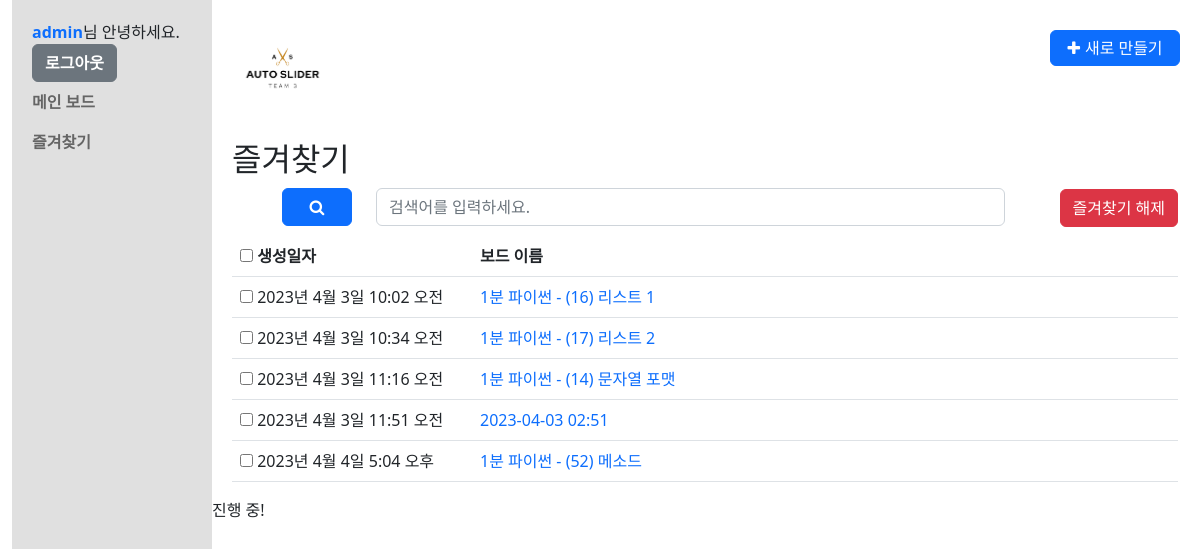
The app's page /favorite/ (signed in) with its own data.
### common/models.py (models this page shows, shortened)
class CustomUser(AbstractUser):
    nickname = models.CharField(max_length=20, default='')
    phone_regex = RegexValidator(regex=r'^01([0|1|6|7|8|9])-?([0-9]{3,4})-?([0-9]{4})$') # 정규식 011-123-4567 혹은 010-1234-5678 기준
    phone = models.CharField(validators=[phone_regex], max_length=13, unique=True, verbose_name='phone', null=False, blank=False) # 010-1234-5678 기준 갯수
    USERNAME_FIELD = 'username'
    REQUIRED_FIELDS = ['phone', 'nickname', 'email']
    first_name = None
    last_name = None

### boards/models.py (models this page shows, shortened)
class Board(models.Model):
    input_type_choices = [
        ('input_text', '텍스트 요약'),
        ('input_youtube', 'Youtube 영상 링크 입력'),
        ('input_video', '영상 파일 업로드')
    ]
    title = models.TextField(blank=True)
    input_type = models.TextField(choices=input_type_choices, null=True)
    input_text = models.TextField(blank=True, null=True)
    input_youtube = models.TextField(blank=True, null=True)
    input_video = models.FileField(upload_to='videos/', blank=True, null=True)
    total_text = models.TextField(blank=True, null=True)
    summary_text = models.TextField(blank=True, null=True)
    timeline_text = models.TextField(blank=True, null=True)
    note = models.TextField(blank=True, null=True)
    user_id = models.ForeignKey(CustomUser, on_delete=models.CASCADE)
    favorite = models.BooleanField(default=False)
    created_at = models.DateTimeField(auto_now_add=True)
    updated_at = models.DateTimeField(auto_now=True)

### boards/views.py (the view, shortened to what this page needs)
# urls.py: path('favorite/', views.FavoriteBoardListView.as_view(), name='favorite_board_list'),
class FavoriteBoardListView(BoardListView):
    def get_queryset(self):
        queryset = super().get_queryset().filter(favorite=True)
        query = self.request.GET.get('q')
        if query:
            queryset = queryset.filter(
                Q(title__icontains=query) | Q(note__icontains=query) | Q(total_text__icontains=query) | Q(summary_text__icontains=query)
            )
        return queryset
    def get_context_data(self, **kwargs):
        context = super().get_context_data(**kwargs)
        context['favorite_board_list'] = self.get_queryset()
        return context

### boards/views.py (called while the page is built)
    def get_queryset(self):
        query = self.request.GET.get('q')
        if query:
            return Board.objects.filter(
                Q(title__icontains=query) | Q(note__icontains=query) | Q(total_text__icontains=query) | Q(summary_text__icontains=query),
                user_id=self.request.user.id
            )
        else:
            return Board.objects.filter(user_id=self.request.user.id)

    def get_context_data(self, **kwargs):
        context = super().get_context_data(**kwargs)
        context['board_list'] = self.get_queryset()
        return context

### templates/boards/board_list.html (shortened to what this page needs)
{% extends "base.html" %}
{% block content %}
{% load static %}
{% include "navbar.html" %}
<section class="board_list container-fluid">
  {% if  request.resolver_match.url_name == 'board_list' %}
  <h2>메인 보드</h2>
  <div class="searchSection">
    <form id="search_board_list" method="get" action="{% url 'boards:board_list' %}">
      <div class="form-group row">
        <div class="col btnarea">
          <button type="submit" form="search_board_list" class="btn btn-primary"><strong class="fa fa-search"><span class="modal hide">검색</span></strong></button>
        </div>
        <div class="col searcharea">
            <input type="text" name="q" class="form-control" placeholder="검색어를 입력하세요." value="{{ q }}">
        </div>
      </div>
    </form>
  </div>
  <div class="list_result">
    {% if board_list %}
    <form method="POST" id="user_board_list" action="{% url 'boards:board_list' %}">
      {% csrf_token %}
      {% include "form_errors.html" %}
      <div class="table-responsive">
        <table class="table table-hover">
          <thead>
            <tr>
              <th>
                <input type="checkbox" id="boards_all" name="board_ids" value="{{ board_list.all.0.id }}-{{ board_list.all.last.id }}">
                <label for="boards_all"><strong>생성일자</strong></label>
              </th>
              <th>
                <strong>보드 이름</strong>
              </th>
            </tr>
          </thead>
          <tbody>
          {% for board in board_list %}
            <tr>
              <td>
                <input type="checkbox" id="{{ board.id }}" name="board_ids" value="{{ board.id }}">
                <label for="{{ board.id }}">{{ board.created_at }}</label>
              </td>
              <td>
                <p class="board_tit"><a href="{% url 'boards:board_detail' board.id %}">{{ board.title }}</a></p>
              </td>
            </tr>
          {% endfor %}
          </tbody>
        </table>
      </div>
      <p class="btnarea"><button type="submit" form="user_board_list" class="btn btn-danger">삭제하기</button></p>
    </form>
    {% else %}
    <p class="no_result">목록이 존재하지 않습니다.</p>
    {% endif %}
  </div>
  {% elif request.resolver_match.url_name == 'favorite_board_list' %}
  <h2>즐겨찾기</h2>
  <div class="searchSection">
    <form id="search_fav_list" method="GET" action="{% url 'boards:favorite_board_list' %}">
      <div class="form-group row">
        <div class="col btnarea">
          <button type="submit" form="search_fav_list" class="btn btn-primary"><strong class="fa fa-search"><span class="modal hide">검색</span></strong></button>
        </div>
        <div class="col searcharea">
            <input type="text" name="q" class="form-control" placeholder="검색어를 입력하세요." value="{{ q }}">
        </div>
      </div>
    </form>
  </div>
  <div class="list_result">
    {% if favorite_board_list %}
    <form method="POST" id="user_fav_list" action="{% url 'boards:favorite_board_list' %}">
      <div class="table-responsive">
        <table class="table table-hover">
          <thead>
            <tr>
              <th>
                <input type="checkbox" id="boards_fav_all" name="board_fav_ids" value="{{ favorite_board_list.all.0.id }}-{{ favorite_board_list.all.last.id }}">
                <label for="boards_fav_all"><strong>생성일자</strong></label>
              </th>
              <th>
                <strong>보드 이름</strong>
              </th>
            </tr>
          </thead>
          <tbody>
          {% for board_fav in favorite_board_list %}
            <tr>
              <td>
                <input type="checkbox" id="{{ board_fav.id }}" name="board_fav_ids" value="{{ board_fav.id }}">
                <label for="{{ board_fav.id }}">{{ board_fav.created_at }}</label>
              </td>
              <td>
                <p class="board_tit"><a href="{% url 'boards:board_detail' board_fav.id %}">{{ board_fav.title }}</a></p>
              </td>
            </tr>
          {% endfor %}
          </tbody>
        </table>
      </div>
      <p class="btnarea"><button type="submit" form="user_fav_list" class="btn btn-danger">즐겨찾기 해제</button></p>
    </form>
    {% else %}
    <p class="no_result">목록이 존재하지 않습니다.</p>
    {% endif %}
  </div>
  {% endif %}
</section>
<div class="loading-container">
  <div id="loading-text">진행 중!</div>
</div>
{% endblock %}

### templates/navbar.html
{% load static %}
<header class="header">
  <h1 class="logo"><img src="{% static 'img/autoslider_logo.png' %}" alt="logo"></h1>
  <ul class="btnarea">
    {% if request.resolver_match.url_name is None or request.resolver_match.url_name == 'board_list' or request.resolver_match.url_name == 'favorite_board_list' %}
      <li><button id="newBoardBtn" class="btn btn-primary"><strong class="fa fa-plus" data-toggle="modal" data-target="newBoardModal"><span>새로 만들기</span></strong></button></li>
    {% endif %}
  </ul>
</header>
<nav class="navigation navbar navbar-nav">
    <ul class="navbar-nav">
      <li class="nav-item"><a href="{% url 'common:profile' %}">{{ user.nickname }}</a>님 안녕하세요.</li>
      <li class="nav-item"><a href="{% url 'common:logout' %}" class="btn btn-secondary">로그아웃</a></li>
      <li class="nav-item"><a href="{% url 'boards:board_list' %}" class="nav-link" >메인 보드</a></li>
      <li class="nav-item"><a href="{% url 'boards:favorite_board_list' %}" class="nav-link" >즐겨찾기</a></li>
    </ul>
</nav>

### static/css/style.css (style rules this page uses)
html, body, h1, h2, h3, h4, h5, h6, dl, dt, dd, ol, ul, li, div, p, strong, span { margin: 0; padding: 0; list-style: none; }
html, body { position: relative; width: 100%; height: 100%; }
a { text-decoration: none; }
table { border-collapse: collapse; border-spacing: 0; }
.header { height: 140px; padding: 20px 0; margin: 0 0 -140px 220px; }
.header .logo { width: 100px; }
.header .logo img { display: block; width: 100%; }
.header .btnarea { position: absolute; top: 30px; right: 20px; }
.header .btnarea #newBoardBtn { padding: 5px; width: 130px; }
.header #newBoardBtn strong { color: #ffffff; }
.header #newBoardBtn strong span { padding-left: 5px; }
.navigation { position: relative; float: left; width: 200px; height: 100%; padding: 20px 20px 0; z-index:10; background-color: #E0E0E0; align-items : baseline; }
.navbar ul { clear: both; width: 100%; }
.navbar ul li a { font-weight:600; }
.board_list { padding: 140px 10px 0 220px; }
.board_list .searchSection { padding: 10px 50px; }
.board_list .searchSection .btnarea { flex: 0.05 0 0%; }
.board_list .searchSection .btnarea button { width: 70px; }
.board_list .searchSection .searcharea { flex: 0.8 0 0%; }
.board_list .list_result { position: relative; }
.list_result .btnarea { position : absolute; top: -47px; right : 0px; }
.list_result .table th:first-child { width: 240px; }

### records on screen
CustomUser: nickname "admin"
Board: created_at "2023년 4월 3일 10:02 오전", title "1분 파이썬 - (16) 리스트 1"
Board: created_at "2023년 4월 3일 10:34 오전", title "1분 파이썬 - (17) 리스트 2"
Board: created_at "2023년 4월 3일 11:16 오전", title "1분 파이썬 - (14) 문자열 포맷"
Board: created_at "2023년 4월 3일 11:51 오전", title "2023-04-03 02:51"
Board: created_at "2023년 4월 4일 5:04 오후", title "1분 파이썬 - (52) 메소드"
